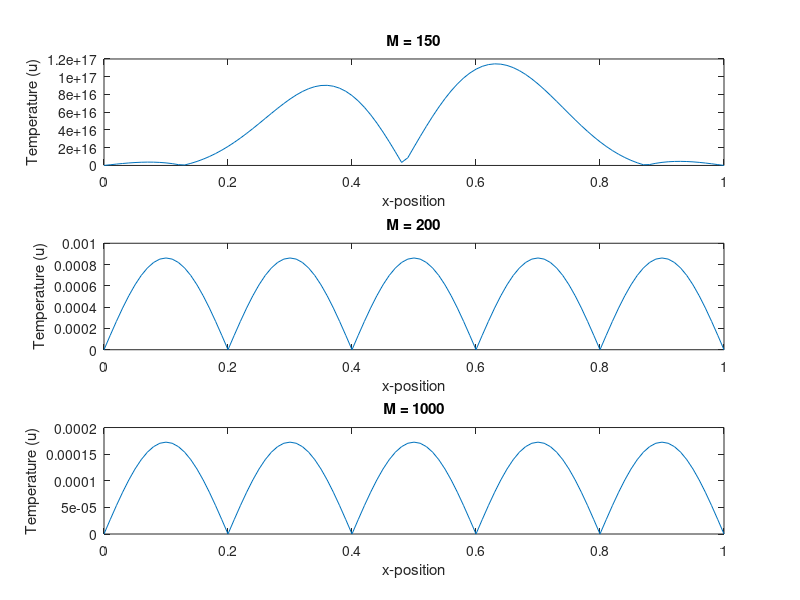

Here is the MATLAB script that generated this plot: (Note: this script raises an error after producing the figure.)
%% U3 d)
% _________________________________________________________________________

close all; clear; clc;
format long;

% === CONDITIONS ===

% Given values
f = @(x,t) 0;               % Function depending on x and t
D = 1;                      % Heat transfer coefficient
T = 0;                      % Dirichlet boundary value at the first point
IV_x_0 = @(x) sin(5*pi*x);  % Initial value (anonymous function)

% Analytic solution at point x and time t=0.01
u_analytic = @(x,t) sin(5*pi*x) * exp(-25*pi^2*0.01);


% === INTERVAL ===

% Define the computational space
x0 = 0;
xN = 1;
t0 = 0;
tM = 0.01;

% delta_t <= (1/2) * (delta_x)^2;
% delta x = (xN - x0) / N;
% delta t = (tN - t0) / M;

N_vec = [100 500 1000];                                         % Iterations for space
M_mat = [150 200 1000; 4900 5000 6000 ; 19900 20000 23000];     % Iterations for time

figure_number = 0;
for n = 1:length(N_vec)

    figure_number = figure_number + 1;
    figure(figure_number)

    for m = 1:length(M_mat)

        % Iteration index
        N = N_vec(n);
        M = M_mat(n,m);

        % Values
        dx = (xN-x0) / N;           % Step length in space
        dt = (tM-t0) / M;           % Step length in time
        sigma = (D*dt) / (dx^2);

        % Intervals
        x_vec = (x0:dx:xN)';        % All points in space
        x_inner = x_vec(2:end-1);   % Inner points (N-1 in total) in space
        t_vec = (t0:dt:tM)';        % All points in time


        % === SOLUTION MATRIX ===
    
        % Define the solution matrix.
        % Note the number of elements: each column (representing a fixed point 
        % in space) corresponds to approximations at a point in time.
        
        % The solution matrix
        w_mat = zeros(N-1,M+1);
        
        % Boundary values for the first column, i.e., the first point in space.
        IV = IV_x_0(x_inner);
        w_mat(:,1) = IV;

        % Create the system matrix in three steps (xN = 1??);
        d1 = -2 * diag(ones(1,N-1));        % Main  diagonal
        d2 = 1 * diag(ones(1,N-2), 1);      % Upper diagonal
        d3 = 1 * diag(ones(1,N-2), -1);     % Lower diagonal
        %tridiagmat = sparse(m1 + m2 + m3);
        A = (d1 + d2 + d3);
        
        % Step in time - iterate with the matrix formula
        for j = 1:M
            w_mat(:,j+1) = w_mat(:,j) + sigma.* (A * w_mat(:,j));
        end
        
        % Add boundary values to the solution
        solmat = [zeros(1,M+1); w_mat; zeros(1,M+1)];

        % Absolute error vector
        u_vec = u_analytic(x_vec);    
        error_vec = abs(u_vec - solmat(:,end));
    
        % Plot
        
        subplot(3,1,m)
        plot(x_vec,error_vec);
        xlabel('x-position')
        ylabel('Temperature (u)')
        txt_subplot = ['M = ', num2str(M)];
        title(txt_subplot);

    end
    txt_sgtitle = ['Comparison for N = ', num2str(N)]; 
    sgtitle(txt_sgtitle)

end
